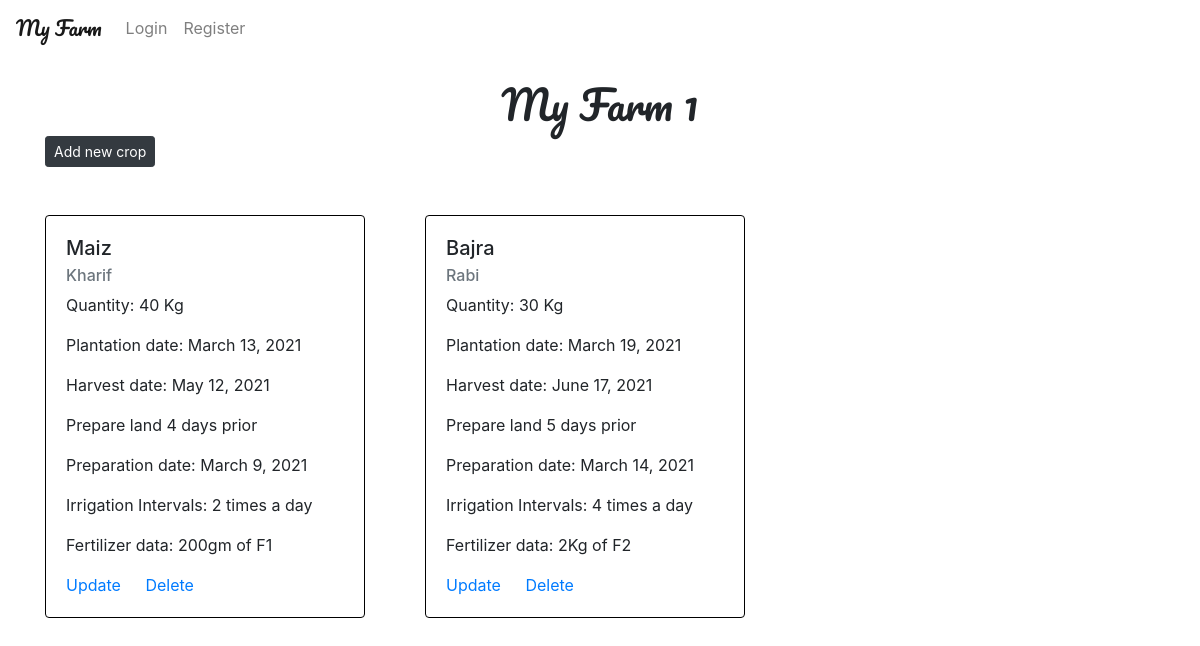
The page /farm/farmdetails/1/ on the database its author committed.
### farm/models.py (models this page shows, shortened)
class Farm(models.Model):
    owner = models.ForeignKey(User, on_delete=models.CASCADE)
    name = models.CharField(max_length=100)
    location = models.CharField(max_length=100)
    area = models.CharField(max_length=100)

### crop/models.py (models this page shows, shortened)
class Crop(models.Model):
    farm = models.ForeignKey(Farm, on_delete=models.CASCADE)
    name = models.CharField(max_length=100)
    season = models.CharField(max_length=100)
    quantity = models.IntegerField()
    plant_date = models.DateField()
    growth_time = models.IntegerField()
    land_preparation = models.IntegerField()
    irrigation_period = models.IntegerField()
    fertilizer_name = models.CharField(max_length=100)
    fertilizer_quantity = models.CharField(max_length=100)
    harvest_date = models.DateField()
    prepare_date = models.DateField()

### farm/views.py (the view)
# urls.py: path('farmdetails/<int:id>/', farmdetails, name="farmdetails"),
def farmdetails(request, id):
    farm = Farm.objects.get(id=id)
    allcrops = Crop.objects.filter(farm=farm)
    return render(request, 'farm/details.html', {'farm': farm, 'allcrops': allcrops})

### farm/templates/farm/details.html
{% extends 'baselayout.html' %}
{% load static from staticfiles %}
{% block content %}
<div class="container">
    <h1 class="sign" style="font-family: 'Pacifico', cursive;" align=center>{{farm.name}}</h1>
    <a type="button" class="btn btn-sm btn-dark" href="addcrop/">Add new crop</a>
    <br />
    <br />
    <br />
    <div class="row">
        {% for x in allcrops%}
        <div class="col-4">
            <div class="card" style="width: 20rem; border: 1px solid black;">
                <div class="card-body">
                    <h5 class="card-title">{{x.name}}</h5>
                    <h6 class="card-subtitle mb-2 text-muted">{{x.season}}</h6>
                    <p class="card-text">Quantity: {{x.quantity}} Kg</p>
                    <p class="card-text">Plantation date: {{x.plant_date}}</p>
                    <p class="card-text">Harvest date: {{x.harvest_date}}</p>
                    <p class="card-text">Prepare land {{x.land_preparation}} days prior</p>
                    <p class="card-text">Preparation date: {{x.prepare_date}}</p>
                    <p class="card-text">Irrigation Intervals: {{x.irrigation_period}} times a day </p>
                    <p class="card-text">Fertilizer data: {{x.fertilizer_quantity}} of {{x.fertilizer_name}}</p>
                    <a href="updatecrop/{{x.id}}/" class="card-link">Update</a>
                    <a href="deletecrop/{{x.id}}/" class="card-link">Delete</a>
                </div>
            </div>
        </div>
        {% endfor %}
    </div>
</div>
{% endblock %}

### templates/baselayout.html (shortened to what this page needs)
{% load static from staticfiles %}
<!DOCTYPE html>
<html lang="en">
<head>
    <link rel="stylesheet" href="https://maxcdn.bootstrapcdn.com/bootstrap/4.0.0/css/bootstrap.min.css"
 />
    <link rel="stylesheet" href="https://cdnjs.cloudflare.com/ajax/libs/font-awesome/4.7.0/css/font-awesome.min.css" />
</head>
<body>
    <nav class="navbar navbar-expand-lg navbar-light" id="basenav">
        <a class="navbar-brand abs" style="font-family: 'Pacifico', cursive;" href="#">My Farm</a>
        <div class="collapse navbar-collapse" id="navbarSupportedContent">
            {% if user.is_authenticated %}
            <ul class="navbar-nav mr-auto">
                <li class="nav-item">
                    <a class="nav-link" href="/home">Home</a>
                </li>
                <li class="nav-item">
                    <a class="nav-link" href="/farm/">Farms</a>
                </li>
                <li class="nav-item">
                    <a class="nav-link" href="/map/">Map</a>
                </li>
                <li class="nav-item">
                    <a class="nav-link" href="#">Calender</a>
                </li>
                <li class="nav-item" style="float: right;">
                    <a class="nav-link" href="/accounts/logout/">Logout</a>
                </li>
                {% else %}
                <ul class="navbar-nav mr-auto">
                    <li class="nav-item">
                        <a class="nav-link" href="/accounts/login/">Login <span class="sr-only">(current)</span></a>
                    </li>
                    <li class="nav-item">
                        <a class="nav-link" href="/accounts/register/">Register </a>
                    </li>
                </ul>
                {% endif %}
        </div>
    </nav>
    <br />
    {% block content %} {% endblock %}
    <br />
    <br />
</body>
</html>

### rows shown on the page
Farm: name "My Farm 1"
Crop: name "Maiz", season "Kharif", quantity "40", plant_date "March 13, 2021", harvest_date "May 12, 2021", land_preparation "4", prepare_date "March 9, 2021", irrigation_period "2", fertilizer_quantity "200gm", fertilizer_name "F1"
Crop: name "Bajra", season "Rabi", quantity "30", plant_date "March 19, 2021", harvest_date "June 17, 2021", land_preparation "5", prepare_date "March 14, 2021", irrigation_period "4", fertilizer_quantity "2Kg", fertilizer_name "F2"
